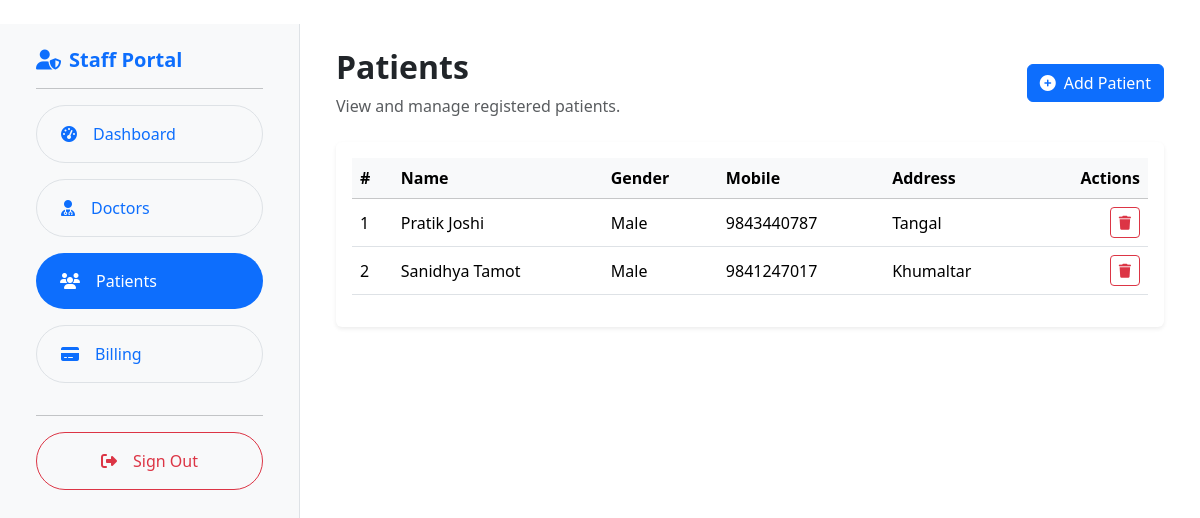
/staff/patients/ (signed in), run on an earlier commit of the app's database.
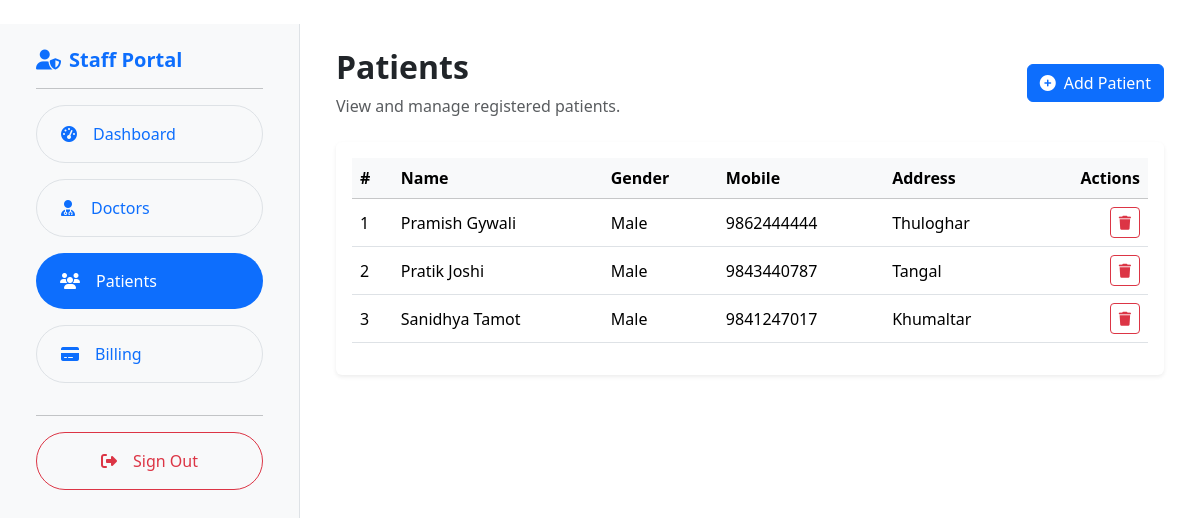
And on a later commit of the database.
### hospital/models.py (models this page shows, shortened)
class Patient(models.Model):
    Name= models.CharField(max_length=100)
    Gender= models.CharField(max_length=100)
    Mobile = models.CharField(max_length=15)
    Address= models.TextField()
    email = models.EmailField(max_length=100, blank=True, null=True)         # optional
    password = models.CharField(max_length=128)   # ADD THIS

### hospital/views.py (the view)
# urls.py: path('staff/patients/', staff_view_patients, name='staff_view_patients'),
def staff_view_patients(request):
    if not request.user.is_authenticated or not request.user.is_staff:
        return redirect('main_login')
    patients = Patient.objects.all().order_by('Name')
    return render(request, 'staff_view_patients.html', {'patients': patients})

### hospital/templates/staff_view_patients.html (shortened to what the changed rows need)
{% extends "base.html" %}
{% block content %}
<div class="container-fluid py-4">
    <div class="row">
        <div class="col-md-9">
            <div class="p-4">
                <div class="d-flex justify-content-between align-items-center mb-4">
                    <div>
                        <h2 class="fw-bold">Patients</h2>
                    </div>
                </div>
                <div class="card shadow-sm border-0">
                    <div class="card-body">
                        {% if patients %}
                            <div class="table-responsive">
                                <table class="table table-hover align-middle">
                                    <thead class="table-light">
                                        <tr>
                                            <th>#</th>
                                            <th>Name</th>
                                            <th>Gender</th>
                                            <th>Mobile</th>
                                            <th>Address</th>
                                            <th class="text-end">Actions</th>
                                        </tr>
                                    </thead>
                                    <tbody>
                                        {% for patient in patients %}
                                            <tr>
                                                <td>{{ forloop.counter }}</td>
                                                <td>{{ patient.Name }}</td>
                                                <td>{{ patient.Gender }}</td>
                                                <td>{{ patient.Mobile }}</td>
                                                <td>{{ patient.Address }}</td>
                                                <td class="text-end">
                                                    <a href="{% url 'delete_patient' patient.id %}"
                                                       class="btn btn-sm btn-outline-danger"
                                                       onclick="return confirm('Delete this patient?');">
                                                        <i class="fas fa-trash"></i>
                                                    </a>
                                                </td>
                                            </tr>
                                        {% endfor %}
                                    </tbody>
                                </table>
                            </div>
                        {% else %}
                            <div class="text-center py-5">
                                <i class="fas fa-users fa-4x text-muted mb-3"></i>
                                <h5 class="text-muted">No patients found</h5>
                                <p class="text-muted">Start by adding a new patient.</p>
                            </div>
                        {% endif %}
                    </div>
                </div>
            </div>
        </div>
    </div>
</div>
{% endblock %}

What changed in the data, as far as the page shows it:
added Patient: Name "Pramish Gywali", Gender "Male", Mobile "9862444444", Address "Thuloghar"
